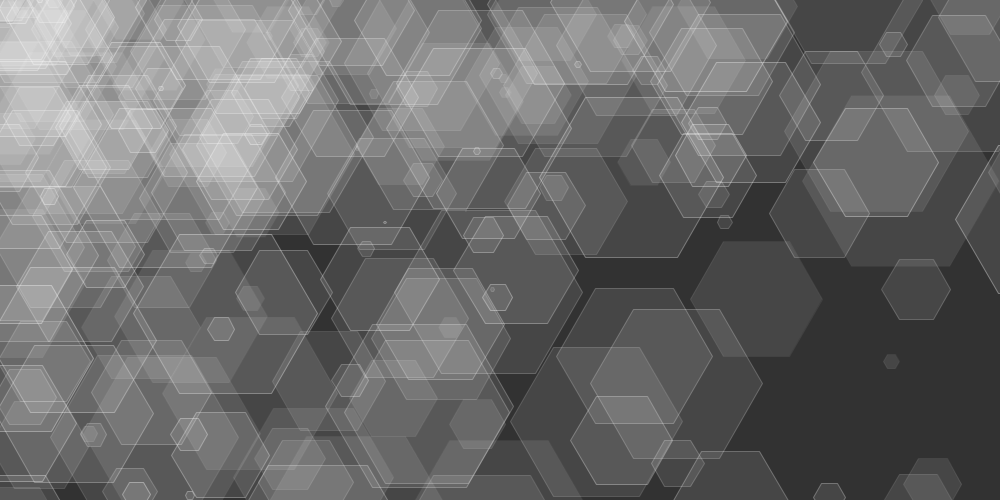
Frame 1 (no input)
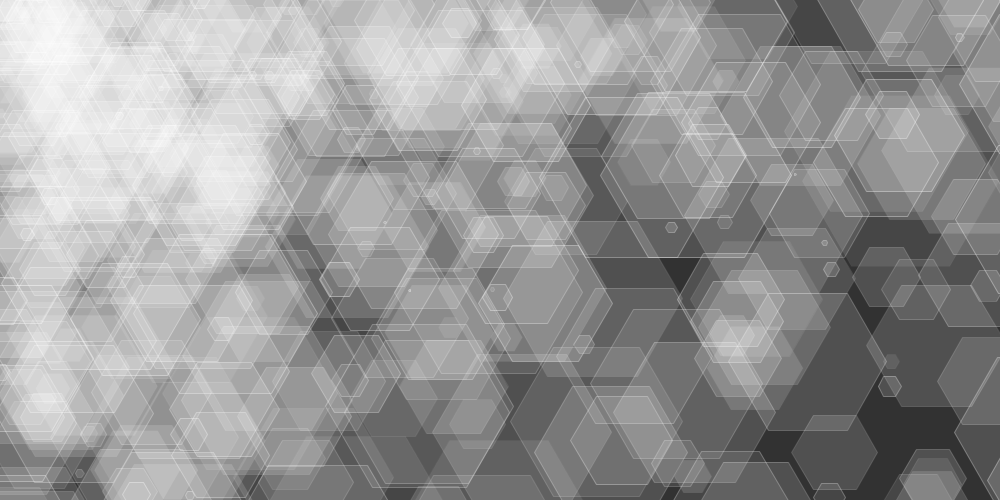
Frame 2 (the mouse pressed at the canvas centre, redrawn once)

The Processing sketch that drew these frames (run headless with seeded random() and noise(); the mouse was pressed at the canvas centre and the sketch redrawn once):

// Processing sketch: processing_32602
// ── processing_32602.pde


void setup() {
  size(1000, 500);
  smooth();
  background(50);
}

void polygon(int n, float cx, float cy, float r)
{
  float angle = 360.0 / n;

  beginShape();
  for (int i = 0; i < n; i++)
  {
    vertex(cx + r * cos(radians(angle * i)), 
    cy + r * sin(radians(angle * i)));
  }
  endShape(CLOSE);
}

void draw() {
  fill(255, random(40));
  for (int i = 0; i < 20; i++) {
    for (int j = 0; j < 20; j++) { 
      polygon(6, random(j * 100), random (i * 100), random(100));
      stroke(255, random(90));
      noLoop();
    }
  }
}
